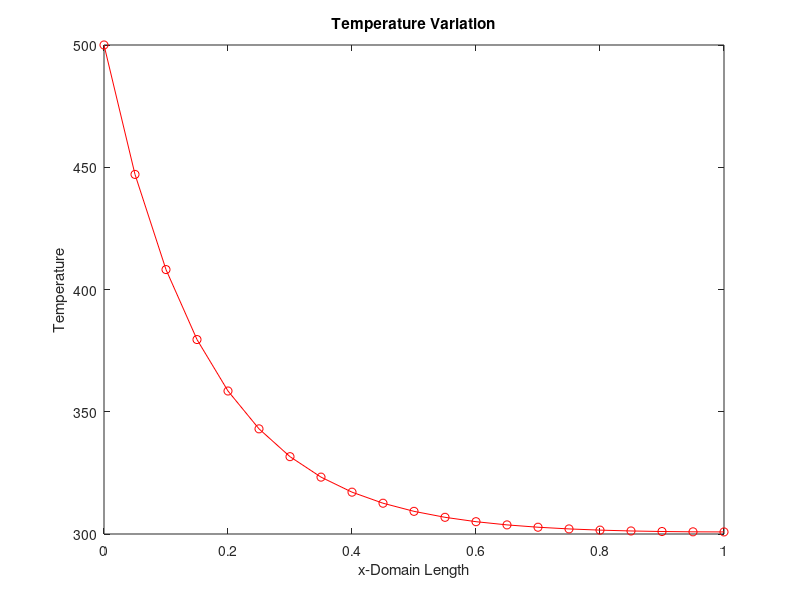

The MATLAB source for this figure:
% 1D heat Conduction Example-1 : Fin connected to a wall
% Tip of fin is insulated
clear all; clc

% Known Parameters
Lx = 1; % Length of x-domain (1 metre)
k = 1.2; % Thermal Conductivity of wall
h = 8; % Convection heat Transfer Coefficient
d = 0.7; % Diameter of Fin
M = 21; % Number of Points

% Calculations
dx = Lx/(M-1);
P = (22/7)*d; % Perimeter
A = (22/28)*(d^2); % Cross sectional area of Fin
m = sqrt(h*P/(k*A));
T_inf = 300; % Free Air Temperature; T_infinity = 300K

% Initializing temperature Matrix
T = zeros(1,M);

% Boundary Conditions
T(1,1) = 500; % Left Boundary; T = 500K

err = 1;
epsilon = 1e-8;
n = 0; % Iterator

while err>epsilon
    T_old = T;
    for i=2:M-1
        T(1,i) = (1/(2+(m^2)*(dx^2)))*(T(1,i+1)+T(1,i-1)+(m^2)*(dx^2)*T_inf);
    end
    T(1,M) = (4*T(1,M-1)-T(1,M-2))/3; % Right Adiabatic Boundary Condition using 2nd order approximation
    err = 0; % Error
    for i=1:M
        err = err + power(T(1,i)-T_old(1,i),2);
    end
    err = sqrt(err/M);
    n = n+1; % iterator
end
T
n
err

% Plotting
x = linspace(0,Lx,M);
plot(x,T,'r-o');
xlabel('x-Domain Length'),ylabel('Temperature')
title('Temperature Variation')
